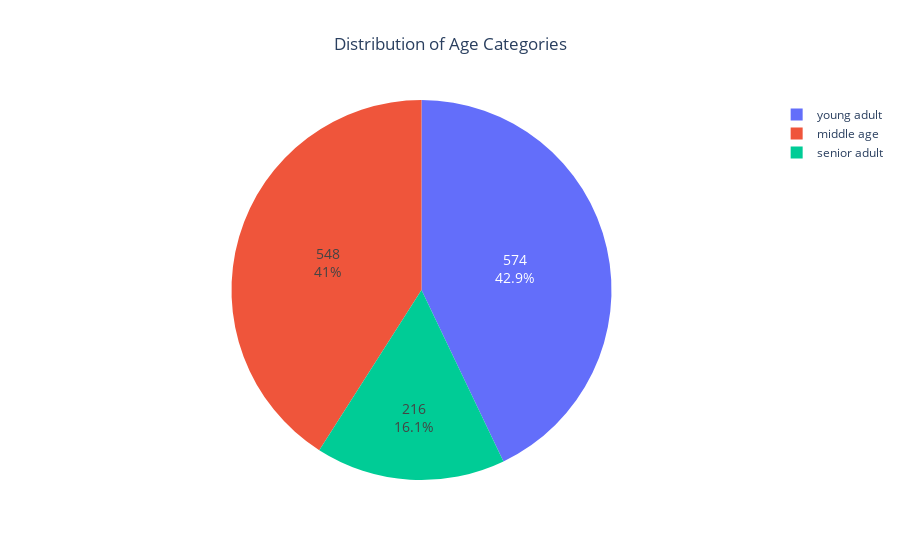

This figure's notebook cell:
### Code cell
labels = df['age_cat'].unique()
values = df['age_cat'].value_counts()

fig = go.Figure(data=[go.Pie(labels=labels, 
                             values=values, 
                             hoverinfo='label+percent', 
                             textinfo='value+percent', 
                             textfont=dict(size=14))])
fig.update_layout(title_text="Distribution of Age Categories", title_x=0.5)
fig.show()

### Figure 1 — Plotly figure (JSON) as saved in the notebook; plotly's stock layout.template omitted (floating-point values rounded to 4 significant figures)
{"data": [{"hoverinfo": "label+percent", "labels": ["young adult", "middle age", "senior adult"], "textfont": {"size": 14}, "textinfo": "value+percent", "type": "pie", "values": [574, 548, 216]}], "layout": {"title": {"text": "Distribution of Age Categories", "x": 0.5}}}
